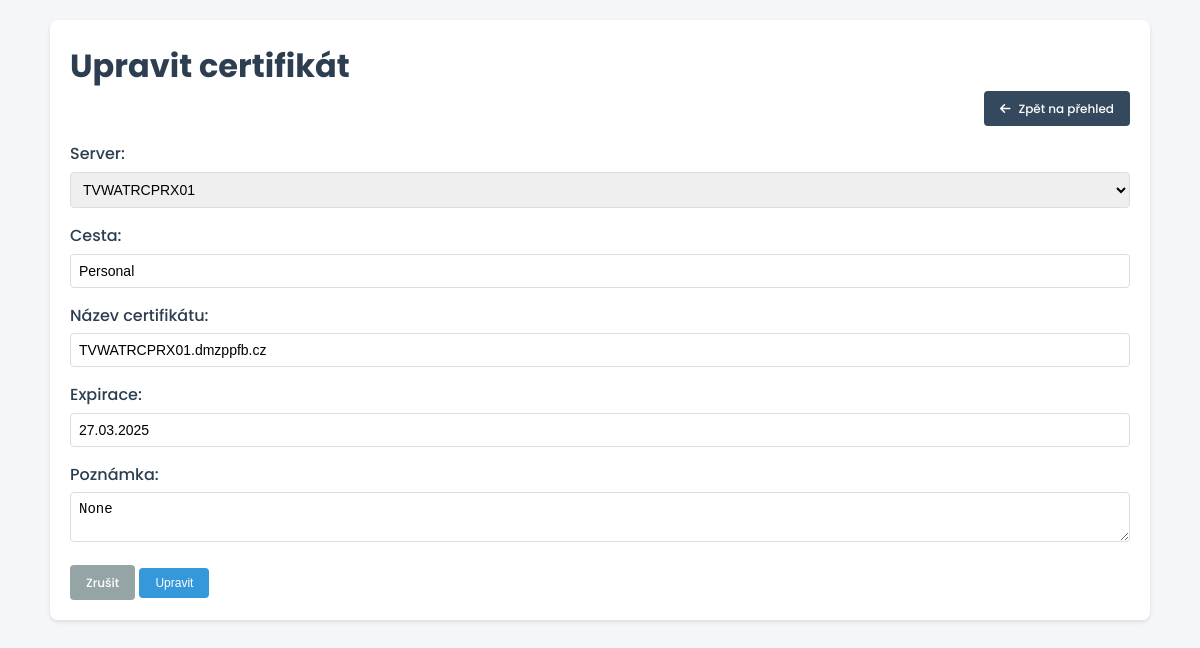
Page /evidence_certifikatu/upravit/2 on the committed database.
### app/models.py (models this page shows)
class Certifikat(db.Model):
    id = db.Column(db.Integer, primary_key=True)
    server = db.Column(db.String(100), db.ForeignKey('server.nazev'), nullable=False)
    cesta = db.Column(db.String(200), nullable=False)
    nazev = db.Column(db.String(100), nullable=False)
    expirace = db.Column(db.Date, nullable=False)
    poznamka = db.Column(db.Text, nullable=True)
    vytvoreno = db.Column(db.DateTime, default=datetime.utcnow)

class Server(db.Model):
    id = db.Column(db.Integer, primary_key=True)
    nazev = db.Column(db.String(100), unique=True, nullable=False)
    popis = db.Column(db.Text)
    vytvoreno = db.Column(db.DateTime, default=datetime.utcnow)

### app/certificates/routes.py (the view, shortened to what this page needs)
@bp.route('/upravit/<int:id>', methods=['GET', 'POST'])
def upravit_certifikat(id):
    certifikat = Certifikat.query.get_or_404(id)
    servery = Server.query.all()
    return render_template('formular.html',
                         certifikat=certifikat,
                         servery=servery)

### app/templates/formular.html
{% extends "base.html" %}
{% block content %}
<div class="form-container">
    <h1>{% if certifikat %}Upravit{% else %}Přidat{% endif %} certifikát</h1>
    <div class="toolbar" style="display: flex; justify-content: flex-end;">
        <a href="{{ url_for('root') }}" class="button info">
            <i class="fas fa-arrow-left"></i>
            Zpět na přehled
        </a>
    </div>
    <form method="POST" action="{% if certifikat %}/evidence_certifikatu/upravit/{{ certifikat.id }}{% else %}/evidence_certifikatu/pridat{% endif %}" class="form">
        <div class="form-group">
            <label for="server">Server:</label>
            <select name="server" id="server" required>
                {% for server in servery %}
                <option value="{{ server.nazev }}"
                        {% if certifikat and certifikat.server == server.nazev %}selected{% endif %}>
                    {{ server.nazev }}
                </option>
                {% endfor %}
            </select>
        </div>
        <div class="form-group">
            <label for="cesta">Cesta:</label>
            <input type="text" id="cesta" name="cesta"
                   value="{{ certifikat.cesta if certifikat else '' }}" required>
        </div>
        <div class="form-group">
            <label for="nazev">Název certifikátu:</label>
            <input type="text" id="nazev" name="nazev"
                   value="{{ certifikat.nazev if certifikat else '' }}" required>
        </div>
        <div class="form-group">
            <label for="expirace">Expirace:</label>
            <input type="text" id="expirace" name="expirace"
                   value="{{ certifikat.expirace.strftime('%d.%m.%Y') if certifikat else '' }}"
                   placeholder="dd.mm.yyyy" required>
        </div>
        <div class="form-group">
            <label for="poznamka">Poznámka:</label>
            <textarea id="poznamka" name="poznamka">{{ certifikat.poznamka if certifikat else '' }}</textarea>
        </div>
        <div class="form-actions">
            <a href="{{ url_for('root') }}" class="button secondary">Zrušit</a>
            <button type="submit" class="button primary">
                {{ 'Upravit' if certifikat else 'Přidat' }}
            </button>
        </div>
    </form>
</div>
{% endblock %}

### static/css/style.css (style rules this page uses)
:root { --primary-color: #3498db; --success-color: #2ecc71; --danger-color: #e74c3c; --warning-color: #f39c12; --info-color: #34495e; --text-color: #2c3e50; --background-color: #f5f6fa; --border-radius: 8px; --box-shadow: 0 2px 4px rgba(0,0,0,0.1); }
* { margin: 0; padding: 0; box-sizing: border-box; }
body { font-family: 'Poppins', sans-serif; background: var(--background-color); color: var(--text-color); line-height: 1.6; padding: 20px; }
.toolbar { margin-bottom: 15px; width: 100%; }
.button { border: none; border-radius: 4px; padding: 8px 16px; cursor: pointer; font-size: 12px; font-weight: 500; text-decoration: none; transition: all 0.2s; display: inline-flex; align-items: center; gap: 8px; }
.button.primary { background: var(--primary-color); color: white; }
.button.info { background: var(--info-color); color: white; }
.button.secondary { background: #95a5a6; color: white; }
.form-container { background: white; padding: 20px; border-radius: 8px; box-shadow: 0 2px 4px rgba(0,0,0,0.1); }
.form-group { margin-bottom: 15px; }
.form-group label { display: block; margin-bottom: 5px; font-weight: 500; }
.form-group input, .form-group select, .form-group textarea { width: 100%; padding: 8px; border: 1px solid #ddd; border-radius: 4px; font-size: 14px; }
h1 { white-space: nowrap; display: inline-block; }

### rows in the picture
Certifikat: server "TVWATRCPRX01", cesta "Personal", nazev "TVWATRCPRX01.dmzppfb.cz", expirace "27.03.2025", poznamka "None"

### other values in the picture
{{ 'Upravit' if certifikat else 'Přidat' }} "Upravit"
